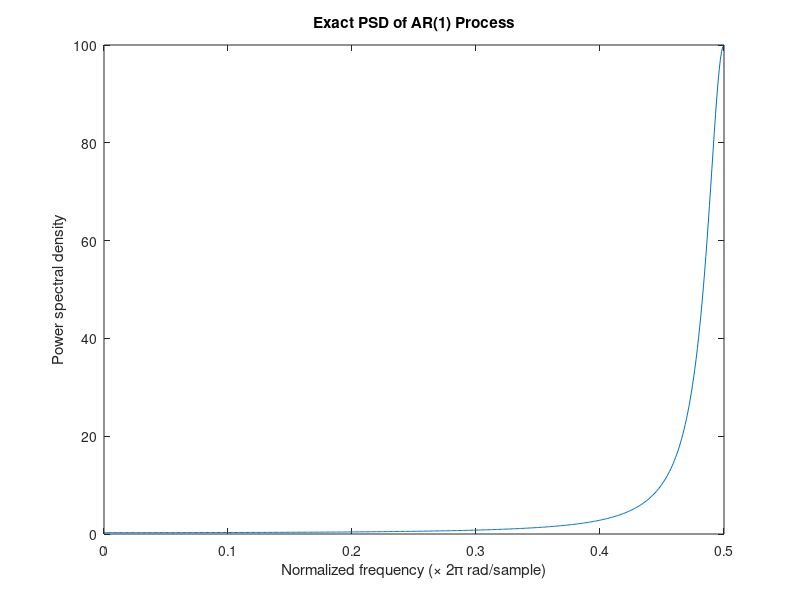
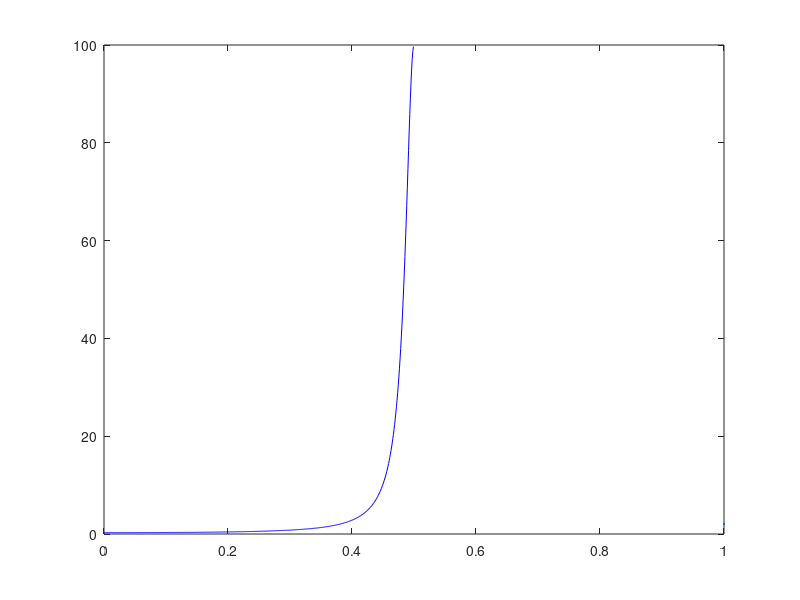

The MATLAB script that drew these images, in order: (Note: this script raises an error after producing the figures.)
% 3.2.1 
clear all;
[h,w]=freqz([1],[1 0.9],512);
figure;
plot(w/(2*pi),abs(h).^2)
xlabel('Normalized frequency (× 2π rad/sample)');
ylabel('Power spectral density');
title('Exact PSD of AR(1) Process')


% 3.2.2

clear all;
% Generate WGN sequence
x = randn(1, 1064);
% Filter the signal
b = 1;
a = [1, 0.9];
y = filter(b, a, x);

[h,w]=freqz([1],[1 0.9],512);
figure;
plot(w/(2*pi),abs(h).^2,'b',LineWidth=2)
hold on;
[PbX, freq] = pgm_norm(y);
plot(freq, PbX, 'r');
hold off;
xlabel('Normalized frequency (× 2π rad/sample)');
ylabel('Power spectral density');
title('PSD of AR(1) Process')
xlim([0 0.5])
ylim([0 150])
legend(["Ideal PSD","Periodogram Estimated PSD"])

%3.2.3

clear all;
% Generate WGN sequence
x = randn(1, 1064);
% Filter the signal
b = 1;
a = [1, 0.9];
y = filter(b, a, x);

[h,w]=freqz([1],[1 0.9],512);
figure;
plot(w/(2*pi),abs(h).^2,'b',LineWidth=2)
hold on;
[PbX, freq] = pgm_norm(y);
plot(freq, PbX, 'r');
hold off;
xlabel('Normalized frequency (× 2π rad/sample)');
ylabel('Power spectral density');
title('PSD of AR(1) Process')
xlim([0.4 0.5])
legend(["Ideal PSD","Periodogram Estimated PSD"])



%3.2.4


clear all;
% Generate WGN sequence
x = randn(1, 1064);
% Filter the signal
b = 1;
a = [1, 0.9];
y = filter(b, a, x);

N = length(y);
[r, lags] = xcorr(y, 'biased');
r = r(N:end);
a1 = -r(2)/r(1);
sigma2 = r(1) + a1*r(2);
[h, w] = freqz(sigma2, [1, a1], 512);
Pby = abs(h).^2;

[h,w]=freqz([1],[1 0.9],512);
figure;
plot(w/(2*pi),abs(h).^2,'b',LineWidth=2)
hold on;
[PbX, freq] = pgm_norm(y);
plot(freq, PbX, 'r',w/(2*pi), Pby, 'k',LineWidth=2);
hold off;
xlabel('Normalized frequency (× 2π rad/sample)');
ylabel('Power spectral density');
title('Model Based PSD Estimate')
xlim([0.4 0.5]);
legend(["Ideal PSD","Periodogram Estimated PSD","Model Based Estimated PSD"])


% 3.2.5

clear all;
load sunspot.dat
y = sunspot(:,2);

% periodoogram 
[Pby, freq] = pgm_norm(y);
plot(freq, Pby);
xlabel('Normalized Frequency (× 2π rad/sample)');
ylabel('PSD');
title('Periodogram of Original Data')
xlim([0 0.2]);

% periodogram and model based psd for mean centered data 
y_centered = y - mean(y);
[Pby_centered, freq] = pgm_norm(y_centered);
order=10;
subplot(1,4,2)
plot(freq, Pby_centered);
xlabel('Normalized Frequency (× 2π rad/sample)');
ylabel('PSD');
xlim([0 0.5]);
subplot(1,4,3)
[a_centered, sigma_centered] = aryule(y_centered, order);
[Pby_model_centered, w] = freqz(sigma_centered, a_centered, 512);
plot(w/(2*pi), abs(Pby_model_centered).^2);
xlabel('Normalized Frequency (× 2π rad/sample)');
ylabel('PSD');
xlim([0 0.2]);


% model based psd for different model orders
orders = [1, 5, 10, 20, 50]; 
subplot(1,4,4)
hold on;
plot(freq, Pby);
for i = 1:length(orders)
    order = orders(i);
    [a, sigma] = aryule(y, order);
    b = 1;
    [Pby_model, w] = freqz(sigma, a, 512);
    plot(w/(2*pi), abs(Pby_model).^2);
end
hold off;
xlabel('Normalized Frequency');
ylabel('PSD');
xlim([0 0.5]);
legend('Periodogram', 'Order 1', 'Order 5', 'Order 10', 'Order 20', 'Order 50');

function [PbX, freq] = pgm_norm(x)
% Calculates the periodogram of a sequence x using the given equation
% with a normalized frequency axis going from 0 to 1
%   PbX: the periodogram of x, a sequence of length N
%   freq: the normalized frequency axis, a sequence of length N

N = length(x);
PbX = zeros(N, 1);
freq = (0:N-1)/N; % normalized frequency axis
for f = 1:N
    for n = 1:N
        PbX(f) = PbX(f) + x(n) * exp(-1i*2*pi*(f-1)*(n-1)/N);
    end
    PbX(f) = abs(PbX(f))^2 / N;
end
end 

